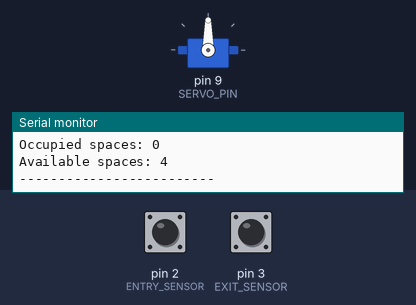
This sketch was run on a simulated Arduino Uno, built with avr-gcc and run on an emulated ATmega328P. Shown: servo, the last lines printed to the serial monitor. The inputs (shaded band) are chosen by the test bench; at power-on: pin 2 (ENTRY_SENSOR) LOW, pin 3 (EXIT_SENSOR) LOW.

Above: at 1.2 s.
1.3 s: pin 2 (ENTRY_SENSOR) pulsed HIGH 5 times (0.12 s each, 0.3 s apart)
4.3 s: pin 3 (EXIT_SENSOR) pulsed HIGH 5 times (0.12 s each, 0.3 s apart)
At 10.79 s:
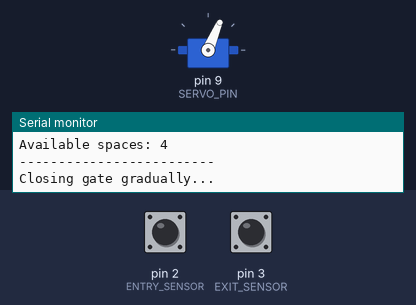
At 12.7 s:
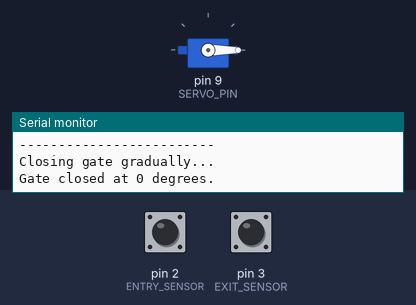
Timing chart, 0 to 13.3 s (numbered marks = the images above; inputs shaded):
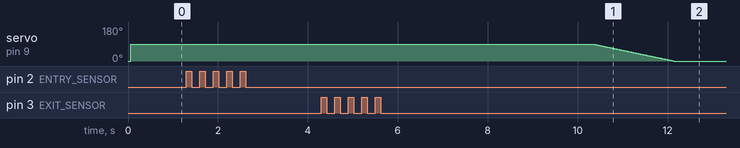

The sketch:

smart_parking.ino
```cpp
#include <Servo.h>

// Pin connections
const int ENTRY_SENSOR = 2;
const int EXIT_SENSOR  = 3;
const int SERVO_PIN    = 9;

// Parking capacity
const int MAX_CAPACITY = 4;
int occupiedSpaces = 0;

// Most IR sensors are active LOW.
// Change to HIGH if your sensor detects with HIGH.
const int DETECTED = LOW;

// Gate settings
const int GATE_CLOSED_ANGLE = 0;
const int GATE_OPEN_ANGLE   = 90;
const unsigned long GATE_OPEN_MS = 5000UL; // 5 seconds

const unsigned long DEBOUNCE_MS = 60UL;

Servo gateServo;

bool gateIsOpen = false;
unsigned long gateOpenedAt = 0;

bool entryHandled = false;
bool exitHandled = false;

unsigned long lastEntryChange = 0;
unsigned long lastExitChange = 0;

void openGate() {
  gateServo.write(GATE_OPEN_ANGLE);
  gateIsOpen = true;
  gateOpenedAt = millis();

  Serial.println("Gate opened to 90 degrees.");
  Serial.println("Gate will stay open for 5 seconds.");
}

void closeGateSlowly() {
  Serial.println("Closing gate gradually...");

  for (int angle = GATE_OPEN_ANGLE;
       angle >= GATE_CLOSED_ANGLE; angle--) {
    gateServo.write(angle);
    delay(20);
  }

  gateIsOpen = false;
  Serial.println("Gate closed at 0 degrees.");
}

void printStatus() {
  Serial.print("Occupied spaces: ");
  Serial.println(occupiedSpaces);

  Serial.print("Available spaces: ");
  Serial.println(MAX_CAPACITY - occupiedSpaces);

  Serial.println("-------------------------");
}

void setup() {
  Serial.begin(9600);

  pinMode(ENTRY_SENSOR, INPUT);
  pinMode(EXIT_SENSOR, INPUT);

  gateServo.attach(SERVO_PIN);
  gateServo.write(GATE_CLOSED_ANGLE);

  Serial.println("SMART PARKING SYSTEM READY");
  printStatus();
}

void loop() {
  unsigned long now = millis();

  int entryReading = digitalRead(ENTRY_SENSOR);
  int exitReading  = digitalRead(EXIT_SENSOR);

  if (entryReading != DETECTED) {
    entryHandled = false;
  }

  if (exitReading != DETECTED) {
    exitHandled = false;
  }

  // ENTRY SENSOR
  if (entryReading == DETECTED && !entryHandled &&
      now - lastEntryChange >= DEBOUNCE_MS) {

    entryHandled = true;
    lastEntryChange = now;

    if (occupiedSpaces < MAX_CAPACITY) {
      occupiedSpaces++;
      Serial.println("Vehicle entered.");
      openGate();
    } else {
      Serial.println("Parking FULL. Entry not counted.");
    }

    printStatus();
  }

  // EXIT SENSOR
  if (exitReading == DETECTED && !exitHandled &&
      now - lastExitChange >= DEBOUNCE_MS) {

    exitHandled = true;
    lastExitChange = now;

    if (occupiedSpaces > 0) {
      occupiedSpaces--;
      Serial.println("Vehicle exited.");
      openGate();
    } else {
      Serial.println("Parking is already empty.");
    }

    printStatus();
  }

  // Close 7 seconds after the most recent valid event.
  if (gateIsOpen &&
      millis() - gateOpenedAt >= GATE_OPEN_MS) {
    closeGateSlowly();
  }

  delay(10);
}
```
